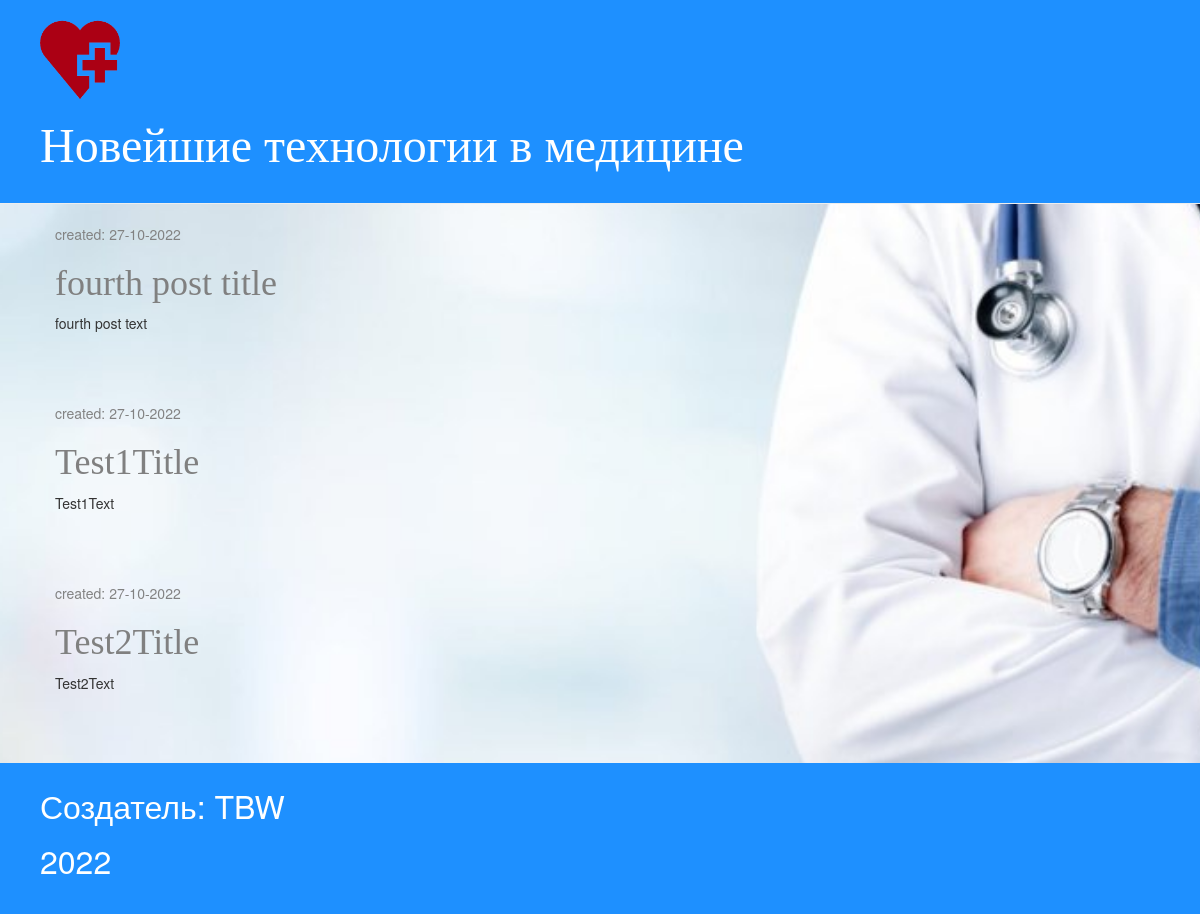
Screenshot of /drafts/ with the database file from the repository.
### blog/models.py (models this page shows, shortened)
class Post(models.Model):
    author = models.ForeignKey(settings.AUTH_USER_MODEL, on_delete=models.CASCADE)
    title = models.CharField(max_length=200)
    text = models.TextField()
    created_date = models.DateTimeField(default=timezone.now)
    published_date = models.DateTimeField(blank=True, null=True)

### blog/views.py (the view)
# urls.py: path('drafts/', views.post_draft_list, name='post_draft_list'),
def post_draft_list(request):
    posts = Post.objects.filter(published_date__isnull=True).order_by('created_date')
    return render(request, 'blog/post_draft_list.html', {'posts': posts})

### blog/templates/blog/post_draft_list.html
{% extends 'blog/base.html' %}
	{% block content %}
		{% for post in posts %}
			<div class="post">
				<p class="date">created: {{ post.created_date|date:'d-m-Y' }}</p>
				<h1><a href="{% url 'post_detail' pk=post.pk %}">{{ post.title }}</a></h1>
				<p>{{ post.text|truncatechars:200 }}</p>
			</div>
		{% endfor %}
	{% endblock %}

### blog/static/css/blog.css (style rules this page uses)
h1 a { color: #FCA205; font-family: 'Hack'; }
h1, h2, h3, h4 { font-family: 'Hack', bold; }
.date { color: #828282; }
.post { margin-bottom: 70px; }
.post h1 a, .post h1 a:visited { color: #808080; }

### rows the page displays
Post: created_date "27-10-2022", title "fourth post title", text "fourth post text"
Post: created_date "27-10-2022", title "Test1Title", text "Test1Text"
Post: created_date "27-10-2022", title "Test2Title", text "Test2Text"
